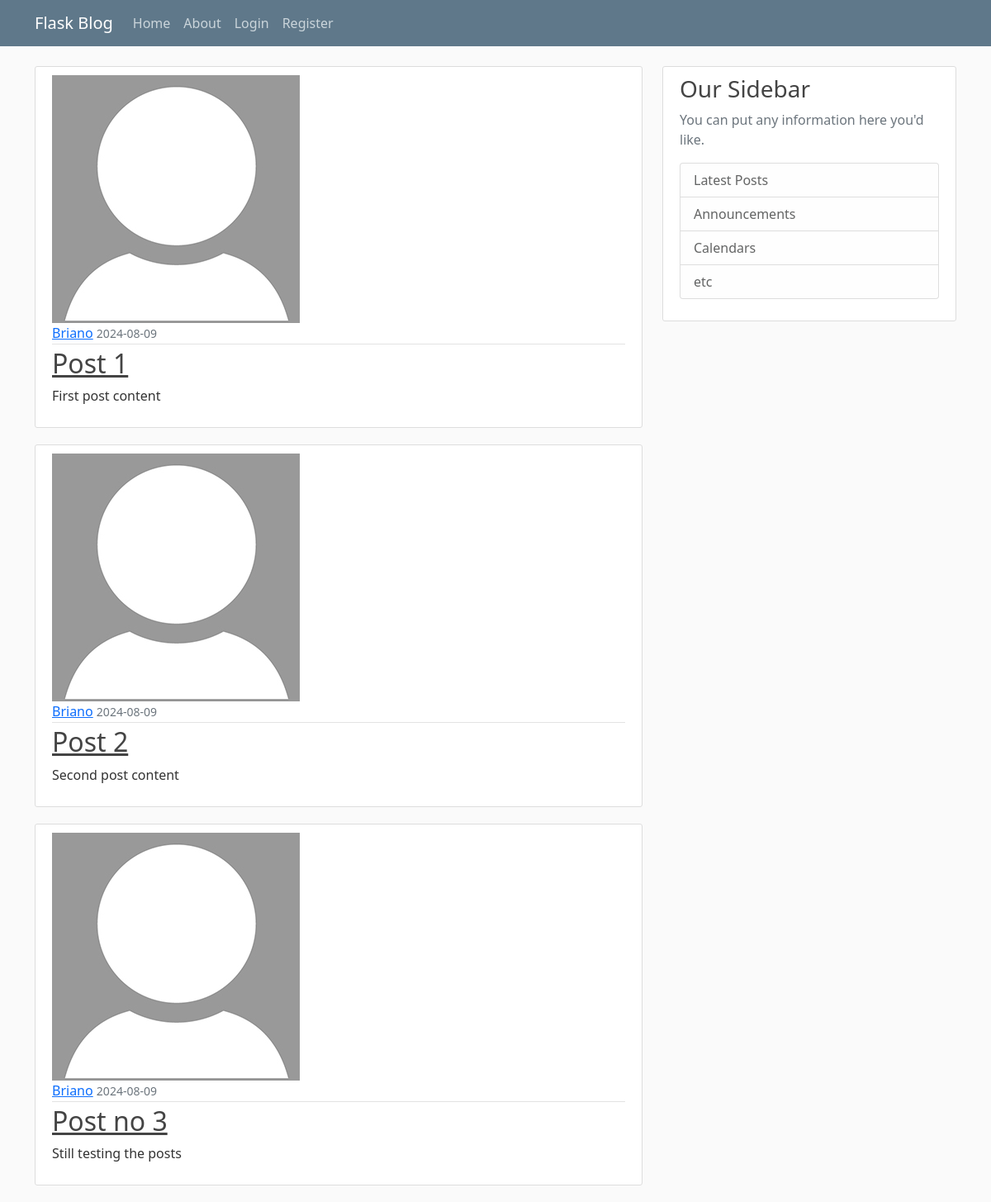
The page /home on the database its author committed.
### flaskblog/models.py (models this page shows, shortened)
class Post(db.Model):
    id = db.Column(db.Integer, primary_key=True)
    title=db.Column(db.String(100), unique=True, nullable=False)
    date_posted=db.Column(db.DateTime, nullable=False, default=datetime.now(timezone.utc))
    content=db.Column(db.Text, nullable=False)
    title=db.Column(db.Text, unique=True, nullable=False)
    user_id=db.Column(db.Integer, db.ForeignKey('user.id'), nullable=False)

class User(db.Model, UserMixin):
    id = db.Column(db.Integer, primary_key=True)
    username=db.Column(db.String(20), unique=True, nullable=False)
    email=db.Column(db.String(120), unique=True, nullable=False)
    image_file=db.Column(db.String(20), nullable=False, default='default.jpg')
    password=db.Column(db.String(60), nullable=False)
    posts=db.relationship('Post', backref='author', lazy=True)# this line defines a one-to-many relationship between the current model and the 'Post' model, indicating that an instance of the current model can be associated with multiple 'Post' instances. n this context, 'author' means that on the 'Post' model, there will be an attribute named author that refers back to the instance of the current model associated with a particular post.

### flaskblog/routes.py (the view)
@app.route("/")
@app.route("/home")
def home ():
    posts=Post.query.all()
    return render_template('home.html', posts=posts)

### flaskblog/templates/home.html
{% extends "layout.html" %}
{% block content %}
    {% for post in posts %}
    <article class="media content-section">
      <img class="rounded-circle-img", src="{{url_for('static', filename='profile_pics/' + post.author.image_file)}}">
        <div class="media-body">
          <div class="article-metadata">
            <a class="mr-2" href="#">{{ post.author.username }}</a>
            <small class="text-muted">{{ post.date_posted.strftime('%Y-%m-%d') }}</small>
          </div>
          <h2><a class="article-title" href="#">{{ post.title }}</a></h2>
          <p class="article-content">{{ post.content }}</p>
        </div>
      </article>
    {% endfor %}
{% endblock content %}

### flaskblog/templates/layout.html (shortened to what this page needs)
<!DOCTYPE html>
<html>
    <head>
    <link href="https://cdn.jsdelivr.net/npm/bootstrap@5.0.2/dist/css/bootstrap.min.css" rel="stylesheet">
    <link rel= "stylesheet" type="text/css" href="{{url_for('static', filename= 'main.css')}}">
    </head>
    <body>
        <header class="site-header">
            <nav class="navbar navbar-expand-md navbar-dark bg-steel fixed-top">
              <div class="container">
                <a class="navbar-brand mr-4" href="/">Flask Blog</a>
                <div class="collapse navbar-collapse" id="navbarToggle">
                  <div class="navbar-nav mr-auto">
                    <a class="nav-item nav-link" href="{{url_for('home')}}">Home</a>
                    <a class="nav-item nav-link" href="{{url_for('about')}}">About</a>
                  </div>
                  <div class="navbar-nav">
                    {% if current_user.is_authenticated %}
                    <a class="nav-item nav-link" href="{{url_for('new_post')}}">New Post</a>
                    <a class="nav-item nav-link" href="{{url_for('account')}}">Account</a>
                      <a class="nav-item nav-link" href="{{url_for('logout')}}">Logout</a>
                    {%else%}
                    <a class="nav-item nav-link" href="{{url_for('login')}}">Login</a>
                    <a class="nav-item nav-link" href="{{url_for('register')}}">Register</a>
                    {%endif%}
                      </div>
                    </div>
                  </div>
                </nav>
              </header>
              <main role="main" class="container">
                <div class="row">
                  <div class="col-md-8">
                    {% block content %}{% endblock %}
                  </div>
                  <div class="col-md-4">
                    <div class="content-section">
                      <h3>Our Sidebar</h3>
                      <p class='text-muted'>You can put any information here you'd like.
                        <ul class="list-group">
                          <li class="list-group-item list-group-item-light">Latest Posts</li>
                          <li class="list-group-item list-group-item-light">Announcements</li>
                          <li class="list-group-item list-group-item-light">Calendars</li>
                          <li class="list-group-item list-group-item-light">etc</li>
                        </ul>
                      </p>
                    </div>
                  </div>
                </div>
              </main>
    </body>
    </html>

### flaskblog/static/main.css (style rules this page uses)
body { background: #fafafa; color: #333333; margin-top: 5rem; }
h1, h2, h3, h4, h5, h6 { color: #444444; }
.bg-steel { background-color: #5f788a; }
.site-header .navbar-nav .nav-link { color: #cbd5db; }
.content-section { background: #ffffff; padding: 10px 20px; border: 1px solid #dddddd; border-radius: 3px; margin-bottom: 20px; }
.article-title { color: #444444; }
.article-content { white-space: pre-line; }
.article-metadata { padding-bottom: 1px; margin-bottom: 4px; border-bottom: 1px solid #e3e3e3 }

### rows shown on the page
Post: image_file (placeholder picture), author.username "Briano", date_posted "2024-08-09", title "Post 1", content "First post content"
Post: image_file (placeholder picture), author.username "Briano", date_posted "2024-08-09", title "Post 2", content "Second post content"
Post: image_file (placeholder picture), author.username "Briano", date_posted "2024-08-09", title "Post no 3", content "Still testing the posts"
